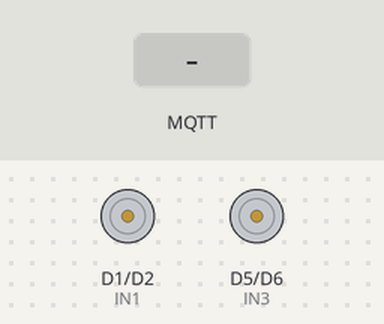
Bench run of a sketch on a simulated ESP8266 (NodeMCU). Parts: motor-driver pin pairs drawn as motors (green arrow = first pin HIGH = forward, orange = second pin HIGH = backward, longer = more drive, scaled by the enable pin). The test bench sets the inputs (shaded band). WiFi joins after 1.5 s; servers stay silent unless stated; no MQTT or app messages arrive unless stated; not simulated (calls return 0 or success): secrets.h; what the sketch prints to the serial monitor is not drawn.

Above: at 2.8 s.
2.9 s: MQTT message "FORWARD" arrives on the first subscribed topic
At 3.2 s:
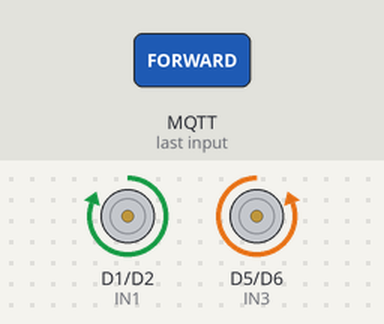
5.9 s: MQTT message "REVERSE" arrives on the first subscribed topic
At 6.7 s:
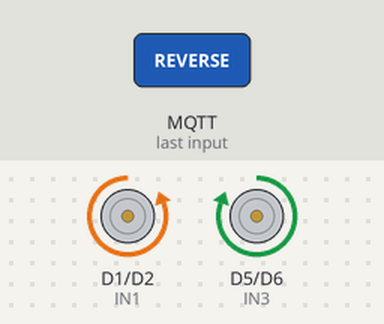
8.9 s: MQTT message "LEFT" arrives on the first subscribed topic
At 10.2 s:
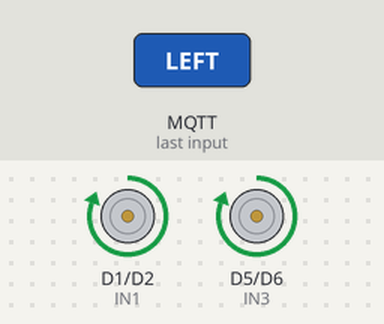
11.9 s: MQTT message "RIGHT" arrives on the first subscribed topic
At 12.4 s:
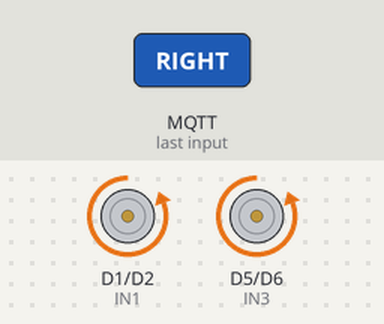
Timing chart, 0 to 15.4 s (numbered marks = the images above; inputs shaded):
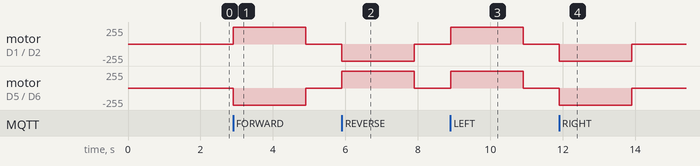

Measured:
- after the input at 2.9 s, motor on D1 (IN1) / D2 (IN2): stopped → forward 255/255 at once, → stopped 2.0 s later; motor on D5 (IN3) / D6 (IN4): stopped → backward 255/255 at once, → stopped 2.0 s later
- after the input at 5.9 s, motor on D1 (IN1) / D2 (IN2): stopped → backward 255/255 at once, → stopped 2.0 s later; motor on D5 (IN3) / D6 (IN4): stopped → forward 255/255 at once, → stopped 2.0 s later
- after the input at 8.9 s, motor on D1 (IN1) / D2 (IN2), motor on D5 (IN3) / D6 (IN4): stopped → forward 255/255 at once, → stopped 2.0 s later
- after the input at 11.9 s, motor on D1 (IN1) / D2 (IN2), motor on D5 (IN3) / D6 (IN4): stopped → backward 255/255 at once, → stopped 2.0 s later

The sketch:

car_firmware.ino
```cpp
#include <ESP8266WiFi.h>
#include <WiFiClientSecureBearSSL.h>
#include <PubSubClient.h>
#include "secrets.h"

const char* MQTT_BROKER  = "29455b01c27447b488b1ec93488ce95d.s1.eu.hivemq.cloud";
const int   MQTT_PORT    = 8883;
const char* MQTT_CLIENT  = "gesture_car_esp8266";
const char* TOPIC_CMD    = "gesturecar/command";
const char* TOPIC_STATUS = "gesturecar/status";

#define IN1  D1
#define IN2  D2
#define IN3  D5
#define IN4  D6
#define ENA  D7
#define ENB  D8
#define SPEED 700

unsigned long lastCmd  = 0;
unsigned long lastPing = 0;
const unsigned long WATCHDOG_MS = 2000;
const unsigned long PING_MS     = 5000;

BearSSL::WiFiClientSecure net;
PubSubClient mqtt(net);

void stopMotors() {
  digitalWrite(IN1, LOW); digitalWrite(IN2, LOW);
  digitalWrite(IN3, LOW); digitalWrite(IN4, LOW);
  analogWrite(ENA, 0);    analogWrite(ENB, 0);
}

// drive(l1, l2, r1, r2, speed)
// l1=1 l2=0 → left side forward
// l1=0 l2=1 → left side reverse
// r1=1 r2=0 → right side forward
// r1=0 r2=1 → right side reverse
void drive(bool l1, bool l2, bool r1, bool r2, int spd) {
  digitalWrite(IN1, l1); digitalWrite(IN2, l2);
  digitalWrite(IN3, r1); digitalWrite(IN4, r2);
  analogWrite(ENA, spd); analogWrite(ENB, spd);
}

void execute(String cmd) {
  cmd.trim(); cmd.toUpperCase();

  if (cmd == "PING") {
    Serial.println("[CMD] PING — ignored");
    return;
  }

  Serial.printf("[CMD] %s\n", cmd.c_str());

  // Corrected mapping based on observed physical behaviour:
  // Original drive calls were producing wrong directions.
  // Mapping corrected to match actual motor response.
  if      (cmd == "FORWARD") drive(1, 0, 0, 1, SPEED);
  else if (cmd == "REVERSE") drive(0, 1, 1, 0, SPEED);
  else if (cmd == "LEFT")    drive(1, 0, 1, 0, SPEED);
  else if (cmd == "RIGHT")   drive(0, 1, 0, 1, SPEED);
  else if (cmd == "STOP")    stopMotors();
  else {
    Serial.printf("[CMD] Unknown: %s\n", cmd.c_str());
    stopMotors();
  }

  lastCmd = millis();
}

void onMessage(char* topic, byte* payload, unsigned int len) {
  String msg;
  for (unsigned int i = 0; i < len; i++) msg += (char)payload[i];
  execute(msg);
}

void connectWiFi() {
  WiFi.mode(WIFI_STA);
  WiFi.begin(WIFI_SSID, WIFI_PASS);
  Serial.print("[WIFI] Connecting");
  int t = 0;
  while (WiFi.status() != WL_CONNECTED && t < 40) {
    delay(500); Serial.print("."); t++;
  }
  if (WiFi.status() == WL_CONNECTED)
    Serial.printf("\n[WIFI] Connected — %s\n", WiFi.localIP().toString().c_str());
  else
    Serial.println("\n[WIFI] Failed");
}

void connectMQTT() {
  net.setInsecure();
  mqtt.setServer(MQTT_BROKER, MQTT_PORT);
  mqtt.setCallback(onMessage);
  mqtt.setKeepAlive(30);
  mqtt.setBufferSize(512);
  Serial.print("[MQTT] Connecting");
  int t = 0;
  while (!mqtt.connected() && t < 5) {
    if (mqtt.connect(MQTT_CLIENT, MQTT_USER, MQTT_PASS)) {
      Serial.println("\n[MQTT] ✓ Connected");
      mqtt.subscribe(TOPIC_CMD);
      mqtt.publish(TOPIC_STATUS, "ONLINE");
    } else {
      Serial.printf(" rc=%d", mqtt.state());
      delay(3000); t++;
    }
  }
}

void setup() {
  Serial.begin(115200); delay(100);
  pinMode(IN1,OUTPUT); digitalWrite(IN1,LOW);
  pinMode(IN2,OUTPUT); digitalWrite(IN2,LOW);
  pinMode(IN3,OUTPUT); digitalWrite(IN3,LOW);
  pinMode(IN4,OUTPUT); digitalWrite(IN4,LOW);
  pinMode(ENA,OUTPUT); analogWrite(ENA,0);
  pinMode(ENB,OUTPUT); analogWrite(ENB,0);

  Serial.println("\n══════════════════════════");
  Serial.println("  Gesture RC Car");
  Serial.printf ("  WiFi  : %s\n", WIFI_SSID);
  Serial.printf ("  Broker: %s\n", MQTT_BROKER);
  Serial.println("══════════════════════════");

  connectWiFi();
  if (WiFi.status() == WL_CONNECTED) connectMQTT();
  lastCmd = millis(); lastPing = millis();
}

void loop() {
  if (WiFi.status() != WL_CONNECTED) { connectWiFi(); }
  if (WiFi.status() == WL_CONNECTED && !mqtt.connected()) { connectMQTT(); }
  if (mqtt.connected()) mqtt.loop();
  if (millis() - lastCmd > WATCHDOG_MS) { stopMotors(); lastCmd = millis(); }
  if (mqtt.connected() && millis() - lastPing > PING_MS) {
    mqtt.publish(TOPIC_STATUS, "ALIVE");
    lastPing = millis();
  }
  yield();
}
```
